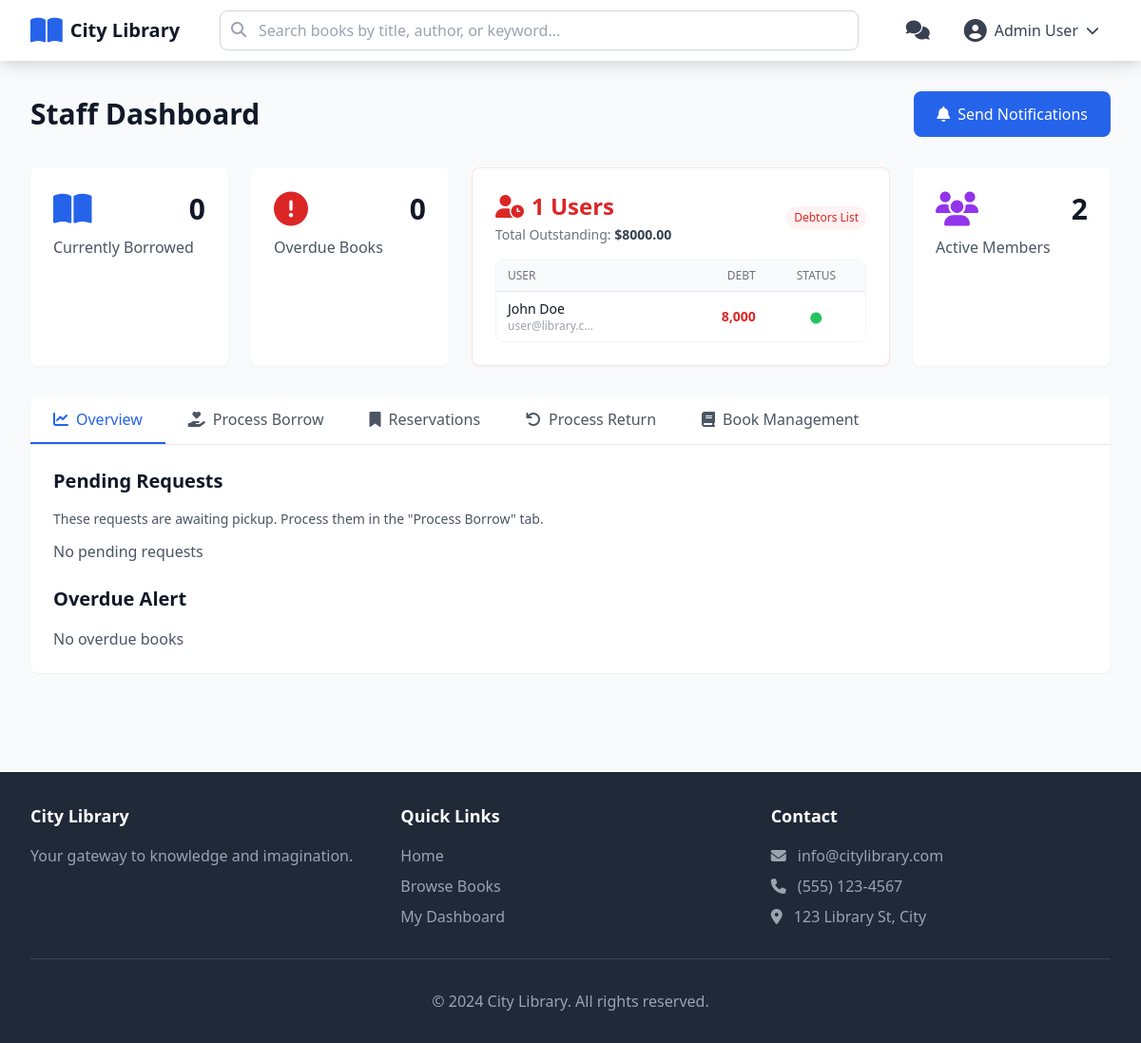
Page /staff/dashboard (signed in) on the committed database.
### tables this page shows
CREATE TABLE users (
            id TEXT PRIMARY KEY,
            email TEXT UNIQUE NOT NULL,
            password TEXT NOT NULL,
            name TEXT NOT NULL,
            phone TEXT NOT NULL,
            birthday TEXT,
            role TEXT NOT NULL DEFAULT 'user',
            member_since TEXT NOT NULL,
            is_locked INTEGER DEFAULT 0,
            fines REAL DEFAULT 0.0,
            violations INTEGER DEFAULT 0,
            favorites TEXT DEFAULT '[]'
        );

### routes/staff_routes.py (the view)
@staff_bp.route('/dashboard')
@login_required
@role_required('staff')
def dashboard():
    staff = Staff.get_by_id(session['user_id'])
    return render_template(
        'pages/staff/dashboard.html',
        pending_borrows=Borrow.get_user_borrows_by_status('pending_pickup'),
        borrowed_books=Borrow.get_user_borrows_by_status('borrowed'),
        overdue_books=Borrow.get_overdue_borrows(),
        all_books=Book.get_all(),
        all_reservations=Reservation.get_all(),
        popular_books=Book.get_most_borrowed(limit=10),
        stats=staff.get_stats(),
        users_with_debt=User.get_users_with_debt()
    )

### templates/pages/staff/dashboard.html (shortened to what this page needs)
{% extends "layout.html" %}
{% block content %}
<div class="max-w-7xl mx-auto px-4 sm:px-6 lg:px-8 py-8">
    <div class="flex justify-between items-center mb-8">
        <h1 class="text-3xl font-bold text-gray-900">Staff Dashboard</h1>
        <a href="{{ url_for('staff.send_notifications') }}" class="px-6 py-3 bg-blue-600 text-white rounded-lg hover:bg-blue-700 flex items-center gap-2">
            <i class="fas fa-bell"></i>
            <span>Send Notifications</span>
        </a>
    </div>
    <div class="grid grid-cols-1 md:grid-cols-2 lg:grid-cols-5 gap-6 mb-8">
        <div class="bg-white rounded-lg shadow-sm p-6">
            <div class="flex items-center justify-between mb-2">
                <i class="fas fa-book-open text-4xl text-blue-600"></i>
                <span class="text-3xl font-bold text-gray-900">{{ stats.borrowed }}</span>
            </div>
            <p class="text-gray-600">Currently Borrowed</p>
        </div>
        <div class="bg-white rounded-lg shadow-sm p-6">
            <div class="flex items-center justify-between mb-2">
                <i class="fas fa-exclamation-circle text-4xl text-red-600"></i>
                <span class="text-3xl font-bold text-gray-900">{{ stats.overdue }}</span>
            </div>
            <p class="text-gray-600">Overdue Books</p>
        </div>
        <div class="bg-white rounded-lg shadow-sm p-6 lg:col-span-2 border border-red-100">
            <div class="flex items-center justify-between mb-4">
                <div>
                    <div class="flex items-center gap-2">
                        <i class="fas fa-user-clock text-2xl text-red-600"></i>
                        <span class="text-2xl font-bold text-red-600">{{ users_with_debt|length }} Users</span>
                    </div>
                    <p class="text-sm text-gray-500 mt-1">Total Outstanding: <span class="font-bold text-gray-700">${{ "%.2f"|format(stats.fines) }}</span></p>
                </div>
                <span class="text-xs bg-red-50 text-red-600 px-2 py-1 rounded-full">Debtors List</span>
            </div>
            <div class="overflow-hidden border border-gray-100 rounded-lg">
                <div class="max-h-40 overflow-y-auto custom-scrollbar">
                    <table class="min-w-full divide-y divide-gray-200">
                        <thead class="bg-gray-50 sticky top-0 z-10">
                            <tr>
                                <th class="px-3 py-2 text-left text-xs font-medium text-gray-500 uppercase">User</th>
                                <th class="px-3 py-2 text-right text-xs font-medium text-gray-500 uppercase">Debt</th>
                                <th class="px-3 py-2 text-center text-xs font-medium text-gray-500 uppercase">Status</th>
                            </tr>
                        </thead>
                        <tbody class="bg-white divide-y divide-gray-200">
                            {% for user in users_with_debt %}
                            <tr class="hover:bg-gray-50">
                                <td class="px-3 py-2">
                                    <div class="text-sm font-medium text-gray-900">{{ user.name }}</div>
                                    <div class="text-xs text-gray-400 truncate w-24" title="{{ user.email }}">{{ user.email }}</div>
                                </td>
                                <td class="px-3 py-2 text-right whitespace-nowrap">
                                    <div class="text-sm font-bold text-red-600">{{ "{:,.0f}".format(user.fines) }}</div>
                                </td>
                                <td class="px-3 py-2 text-center whitespace-nowrap">
                                    {% if user.is_locked %}
                                        <i class="fas fa-lock text-gray-400" title="Locked"></i>
                                    {% else %}
                                        <i class="fas fa-circle text-xs text-green-500" title="Active"></i>
                                    {% endif %}
                                </td>
                            </tr>
                            {% else %}
                            <tr>
                                <td colspan="3" class="px-3 py-4 text-center text-sm text-gray-500">
                                    No outstanding fines
                                </td>
                            </tr>
                            {% endfor %}
                        </tbody>
                    </table>
                </div>
            </div>
        </div>
        <div class="bg-white rounded-lg shadow-sm p-6">
            <div class="flex items-center justify-between mb-2">
                <i class="fas fa-users text-4xl text-purple-600"></i>
                <span class="text-3xl font-bold text-gray-900">{{ stats.members }}</span>
            </div>
            <p class="text-gray-600">Active Members</p>
        </div>
    </div>
    <div class="bg-white rounded-lg shadow-sm mb-6">
        <div class="border-b border-gray-200">
            <div class="flex overflow-x-auto">
                <button onclick="showTab('overview')" id="tab-overview" class="tab-button px-6 py-3 border-b-2 border-blue-600 text-blue-600 whitespace-nowrap">
                    <i class="fas fa-chart-line mr-2"></i>Overview
                </button>
                <button onclick="showTab('borrow')" id="tab-borrow" class="tab-button px-6 py-3 border-b-2 border-transparent text-gray-600 hover:text-gray-900 whitespace-nowrap">
                    <i class="fas fa-hand-holding-heart mr-2"></i>Process Borrow
                </button>
                <button onclick="showTab('reservations')" id="tab-reservations" class="tab-button px-6 py-3 border-b-2 border-transparent text-gray-600 hover:text-gray-900 whitespace-nowrap">
                    <i class="fas fa-bookmark mr-2"></i>Reservations
                </button>
                <button onclick="showTab('return')" id="tab-return" class="tab-button px-6 py-3 border-b-2 border-transparent text-gray-600 hover:text-gray-900 whitespace-nowrap">
                    <i class="fas fa-undo mr-2"></i>Process Return
                </button>
                <button onclick="showTab('books')" id="tab-books" class="tab-button px-6 py-3 border-b-2 border-transparent text-gray-600 hover:text-gray-900 whitespace-nowrap">
                    <i class="fas fa-book mr-2"></i>Book Management
                </button>
            </div>
        </div>
        <div class="p-6">
            <div id="content-overview" class="tab-content">
                <div class="space-y-6">
                    <div>
                        <h2 class="text-xl font-bold text-gray-900 mb-4">Pending Requests</h2>
                        <p class="text-sm text-gray-600 mb-3">These requests are awaiting pickup. Process them in the "Process Borrow" tab.</p>
                        {% if pending_borrows %}
                        <div class="space-y-2">
                            {% for borrow in pending_borrows[:5] %}
                            {% set book = borrow.get_book() %}
                            {% set user = borrow.get_user() %}
                            <div class="flex items-center gap-4 p-4 bg-yellow-50 border border-yellow-200 rounded-lg">
                                <i class="fas fa-clock text-xl text-yellow-600"></i>
                                <div class="flex-1">
                                    <p class="text-gray-900"><strong>{{ user.name }}</strong> wants to borrow <strong>{{ book.title }}</strong></p>
                                    <p class="text-sm text-gray-600">Requested: {{ borrow.borrow_date }}</p>
                                    {% if borrow.pending_until %}
                                    <p class="text-xs text-amber-600 mt-1"><i class="fas fa-hourglass-half"></i> Pickup by: {{ borrow.pending_until }}</p>
                                    {% endif %}
                                </div>
                            </div>
                            {% endfor %}
                        </div>
                        {% else %}
                        <p class="text-gray-600">No pending requests</p>
                        {% endif %}
                    </div>
                    <div>
                        <h2 class="text-xl font-bold text-gray-900 mb-4">Overdue Alert</h2>
                        {% if overdue_books %}
                        <div class="space-y-2">
                            {% for borrow in overdue_books[:5] %}
                            {% set book = borrow.get_book() %}
                            {% set user = borrow.get_user() %}
                            <div class="flex items-center gap-4 p-4 bg-red-50 border border-red-200 rounded-lg">
                                <i class="fas fa-exclamation-triangle text-xl text-red-600"></i>
                                <div class="flex-1">
                                    <p class="text-gray-900"><strong>{{ book.title }}</strong> is {{ borrow.get_overdue_days() }} days overdue</p>
                                    <p class="text-sm text-gray-600">User: {{ user.name }} | Fine: ${{ "%.2f"|format(borrow.get_fine_amount()) }}</p>
                                </div>
                            </div>
                            {% endfor %}
                        </div>
                        {% else %}
                        <p class="text-gray-600">No overdue books</p>
                        {% endif %}
                    </div>
                </div>
            </div>
        </div>
    </div>
</div>
{% endblock %}

### templates/layout.html (shortened to what this page needs)
<!DOCTYPE html>
<html lang="en">
<head>
    <script src="https://cdn.tailwindcss.com"></script>
    <link rel="stylesheet" href="https://cdnjs.cloudflare.com/ajax/libs/font-awesome/6.4.0/css/all.min.css">
    <link rel="stylesheet" href="{{ url_for('static', filename='css/custom.css') }}">
</head>
<body class="min-h-screen flex flex-col bg-gray-50">
    <header class="bg-white shadow-sm sticky top-0 z-50">
        <div class="max-w-7xl mx-auto px-4 sm:px-6 lg:px-8">
            <div class="flex items-center justify-between h-16">
                <a href="{{ url_for('main.home') }}" class="flex items-center gap-2">
                    <i class="fas fa-book-open text-3xl text-blue-600"></i>
                    <span class="text-xl font-semibold text-gray-900">City Library</span>
                </a>
                <form action="{{ url_for('main.search') }}" method="GET" class="hidden md:flex flex-1 max-w-2xl mx-8">
                    <div class="relative w-full">
                        <input
                            type="text"
                            name="q"
                            placeholder="Search books by title, author, or keyword..."
                            class="w-full px-4 py-2 pl-10 border border-gray-300 rounded-lg focus:outline-none focus:ring-2 focus:ring-blue-500"
                        />
                        <i class="fas fa-search absolute left-3 top-3 text-gray-400"></i>
                    </div>
                </form>
                <div class="hidden md:flex items-center gap-4">
                    {% if not current_user %}
                        <a href="{{ url_for('auth.login') }}" class="px-4 py-2 text-gray-700 hover:text-blue-600">
                            Login
                        </a>
                        <a href="{{ url_for('auth.register') }}" class="px-4 py-2 bg-blue-600 text-white rounded-lg hover:bg-blue-700">
                            Register
                        </a>
                    {% else %}
                        {% if current_user.role in ['staff', 'admin'] %}
                            <button onclick="openChatWindow()" class="relative p-2 text-gray-700 hover:text-blue-600">
                                <i class="fas fa-comments text-xl"></i>
                            </button>
                        {% endif %}
                        <div class="relative" id="userDropdown">
                            <button onclick="toggleUserDropdown()" class="flex items-center gap-2 px-3 py-2 text-gray-700 hover:text-blue-600">
                                <i class="fas fa-user-circle text-2xl"></i>
                                <span>{{ current_user.name }}</span>
                                <i class="fas fa-chevron-down text-sm"></i>
                            </button>
                        </div>
                    {% endif %}
                </div>
            </div>
        </div>
    </header>
    <main class="flex-1">
        {% block content %}{% endblock %}
    </main>
    <footer class="bg-gray-800 text-white mt-12">
        <div class="max-w-7xl mx-auto px-4 sm:px-6 lg:px-8 py-8">
            <div class="grid grid-cols-1 md:grid-cols-3 gap-8">
                <div>
                    <h3 class="text-lg font-semibold mb-4">City Library</h3>
                    <p class="text-gray-400">Your gateway to knowledge and imagination.</p>
                </div>
                <div>
                    <h3 class="text-lg font-semibold mb-4">Quick Links</h3>
                    <ul class="space-y-2 text-gray-400">
                        <li><a href="{{ url_for('main.home') }}" class="hover:text-white">Home</a></li>
                        <li><a href="{{ url_for('main.search') }}" class="hover:text-white">Browse Books</a></li>
                        {% if current_user %}
                        <li><a href="{{ url_for('user.dashboard') }}" class="hover:text-white">My Dashboard</a></li>
                        {% endif %}
                    </ul>
                </div>
                <div>
                    <h3 class="text-lg font-semibold mb-4">Contact</h3>
                    <ul class="space-y-2 text-gray-400">
                        <li><i class="fas fa-envelope mr-2"></i> info@citylibrary.com</li>
                        <li><i class="fas fa-phone mr-2"></i> (555) 123-4567</li>
                        <li><i class="fas fa-map-marker-alt mr-2"></i> 123 Library St, City</li>
                    </ul>
                </div>
            </div>
            <div class="border-t border-gray-700 mt-8 pt-8 text-center text-gray-400">
                <p>&copy; 2024 City Library. All rights reserved.</p>
            </div>
        </div>
    </footer>
</body>
</html>

### rows in the picture
users: name "Admin User"
users: name "John Doe", email "user@library.c…", fines "8,000", is_locked 0 (drawn)

### other values in the picture
{{ stats.borrowed }} "0"
{{ stats.overdue }} "0"
{{ users_with_debt|length }} "1"
{{ "%.2f"|format(stats.fines) }} "8000.00"
{{ stats.members }} "2"
